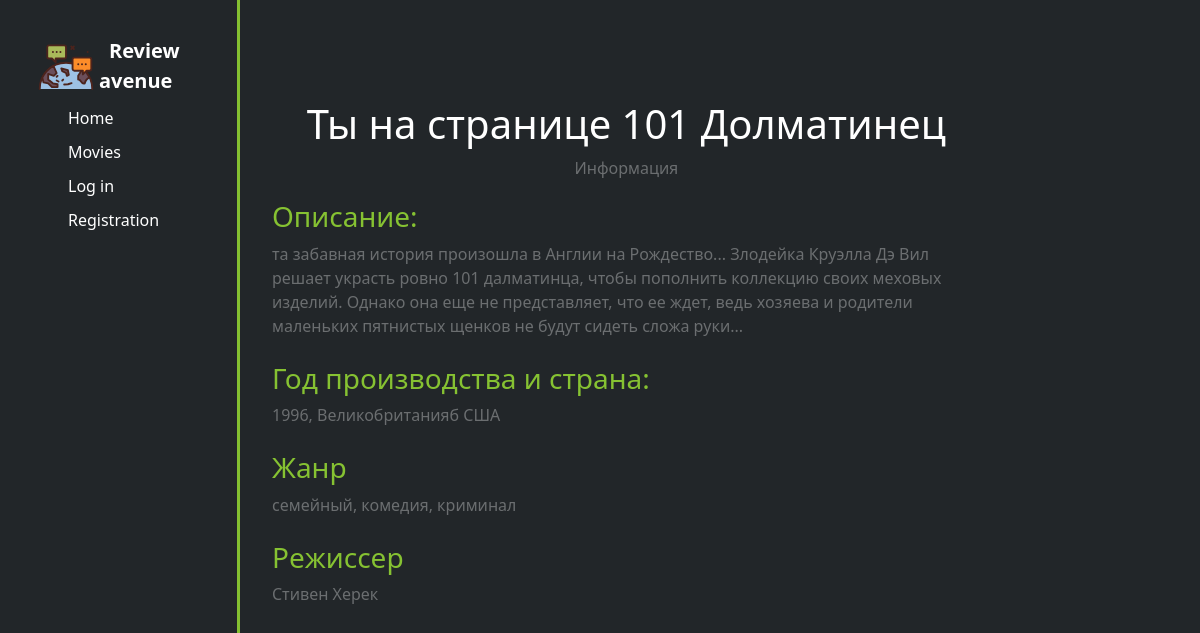
The app's page /film/2/, older data.
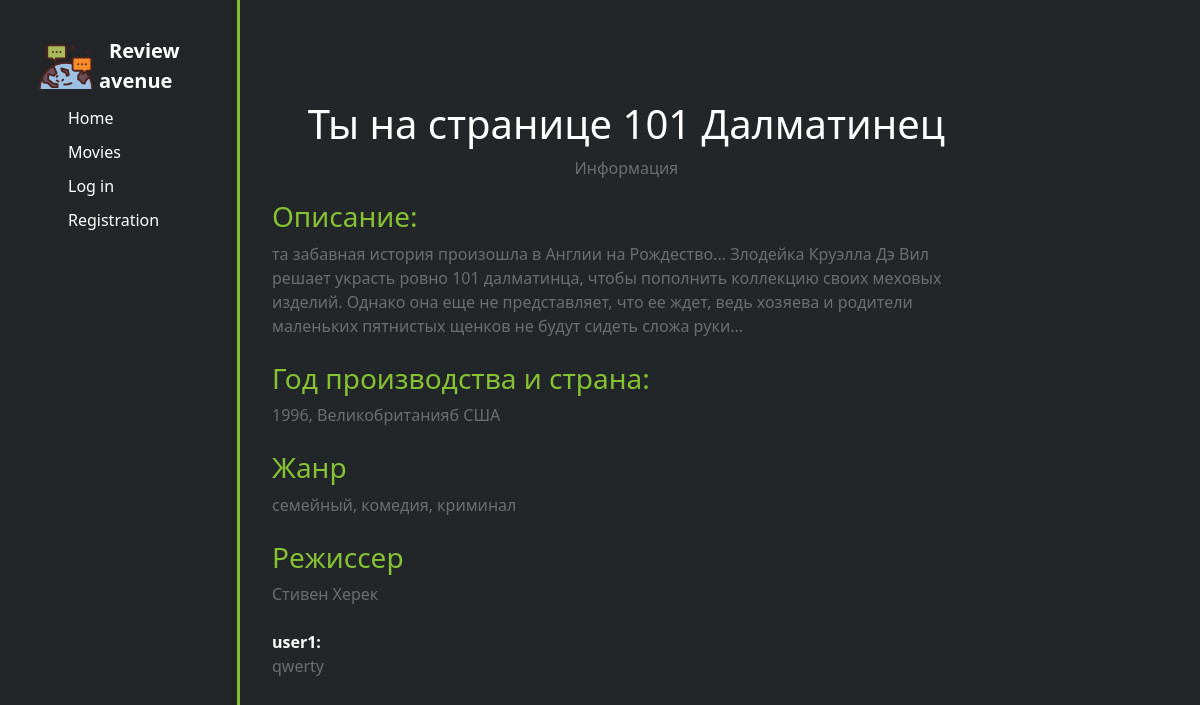
The same page, newer data.
### comments/models.py (models this page shows, shortened)
class Kino(models.Model):
    kino_name = models.CharField(max_length=30)
    description = models.CharField(max_length=1000)
    genre = models.CharField(max_length=80)
    country = models.CharField(max_length=30)
    director = models.CharField(max_length=30)

class Comment(models.Model):
    kino = models.ForeignKey(Kino, on_delete=models.CASCADE)
    author = models.CharField('автор', max_length=100)
    text = models.TextField('текст комментария')

### comments/views.py (the view)
# urls.py: path('film/<int:pk>/', views.MovieDetailView.as_view(), name='movie_detail'),
class MovieDetailView(generic.DetailView):
    model = Kino
    template_name = 'comments/detail.html'
    def get_queryset(self):
        return Kino.objects.all()

### comments/templates/comments/detail.html (shortened to what this page needs)
{% extends 'base_generic.html' %}
{% block content %}
<div class="features">
    <h1>Ты на странице {{ kino.kino_name }}</h1>
    <p>Информация</p>
    <div class="things_full">
        <div class="first">
            <h3 style="color: #86c232">Описание:</h3>
            <p>{{ kino.description }}</p>
        </div>
        <br>
        <div class="second">
            <h3 style="color: #86c232">Год производства и страна:</h3>
            <p>{{ kino.country }}</p>
        </div>
        <br>
        <div class="third">
            <h3 style="color: #86c232">Жанр</h3>
            <p>{{ kino.genre }}</p>
        </div>
        <br>
        <div class="fourth">
            <h3 style="color: #86c232">Режиссер</h3>
            <p>{{ kino.director }}</p>
        </div>
        <br>
        <div>
            {% for review in kino.comment_set.all %}
            <div>
                <b>{{ review.author }}:</b> <br>
                <p>{{ review.text }}</p>
            </div>
            <br>
            {% endfor %}
        </div>
    </div>
</div>
{% endblock %}

Row changes from the older to the newer data that the page shows:
changed Kino "семейный, комедия, криминал": kino_name "101 Долматинец" → "101 Далматинец"
added Comment: author "user1", text "qwerty"
